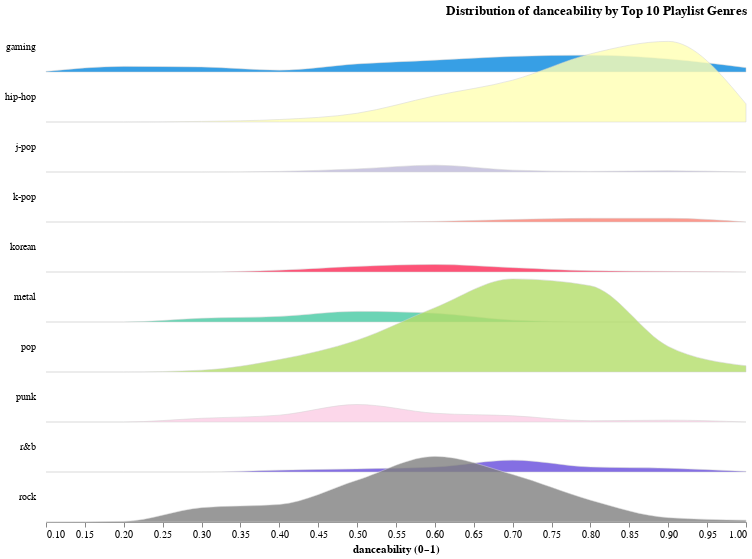

The notebook cell saved with this chart:
### Code cell
df =pd.read_csv('../cleandata/combined_spotify_data.csv')
top10 = (
    df.groupby("playlist_genre")["track_popularity"]
        .mean()
        .sort_values(ascending=False)
        .head(10)
        .index
)

df10 = df[df["playlist_genre"].isin(top10)]


step = 50
overlap = 1

alt.Chart(df10, height=step, width=700).transform_joinaggregate(
    mean_value='mean(danceability)', groupby=['playlist_genre']
).transform_bin(
    ['bin_max', 'bin_min'], 'danceability'
).transform_aggregate(
    value='count()',
    groupby=['playlist_genre', 'mean_value', 'bin_min', 'bin_max']
).transform_impute(
    impute='value',
    groupby=['playlist_genre', 'mean_value'],
    key='bin_min',
    value=0
).mark_area(
    interpolate='monotone',
    fillOpacity=0.8,
    stroke='lightgray',
    strokeWidth=0.5
).encode(
    alt.X('bin_min:Q').bin('binned').title('danceability (0–1)'),
    alt.Y('value:Q').axis(None).scale(range=[step, -step * overlap]),
    alt.Fill('playlist_genre:N').legend(None).scale(
        range=[
            "#0588df", "#ffffb3", "#bebada", "#fb8072", "#fd2856",
            "#47caa3", "#b3de69", "#fccde5", "#664bdd", "grey"
        ]
    )
).facet(
    row=alt.Row('playlist_genre:N').title(None).header(labelAngle=0, labelAlign='left')
).properties(
    title='Distribution of danceability by Top 10 Playlist Genres',
    bounds='flush'
).configure_facet(
    spacing=0
).configure_view(
    stroke=None
).configure_title(
    anchor='end'
)

### Figure 1 — Vega-Lite specification as saved in the notebook (floating-point values rounded to 4 significant figures; data arrays with more than 128 entries replaced by an {"elided": "..."} marker saying what was removed)
{"config": {"view": {"continuousWidth": 300, "continuousHeight": 300, "stroke": null}, "facet": {"spacing": 0}, "title": {"anchor": "end"}}, "data": {"name": "data-46a4e2365d2df02f332c8d8e6a23252b"}, "facet": {"row": {"field": "playlist_genre", "header": {"labelAngle": 0, "labelAlign": "left"}, "title": null, "type": "nominal"}}, "spec": {"mark": {"type": "area", "fillOpacity": 0.8, "interpolate": "monotone", "stroke": "lightgray", "strokeWidth": 0.5}, "encoding": {"fill": {"field": "playlist_genre", "legend": null, "scale": {"range": ["#0588df", "#ffffb3", "#bebada", "#fb8072", "#fd2856", "#47caa3", "#b3de69", "#fccde5", "#664bdd", "grey"]}, "type": "nominal"}, "x": {"bin": "binned", "field": "bin_min", "title": "danceability (0–1)", "type": "quantitative"}, "y": {"axis": null, "field": "value", "scale": {"range": [50, -50]}, "type": "quantitative"}}, "height": 50, "transform": [{"joinaggregate": [{"op": "mean", "field": "danceability", "as": "mean_value"}], "groupby": ["playlist_genre"]}, {"bin": true, "field": "danceability", "as": ["bin_max", "bin_min"]}, {"aggregate": [{"op": "count", "as": "value"}], "groupby": ["playlist_genre", "mean_value", "bin_min", "bin_max"]}, {"impute": "value", "key": "bin_min", "groupby": ["playlist_genre", "mean_value"], "value": 0}], "width": 700}, "bounds": "flush", "title": "Distribution of danceability by Top 10 Playlist Genres", "$schema": "https://vega.github.io/schema/vega-lite/v5.20.1.json", "datasets": {"data-46a4e2365d2df02f332c8d8e6a23252b": {"elided": "1635 records"}}}
